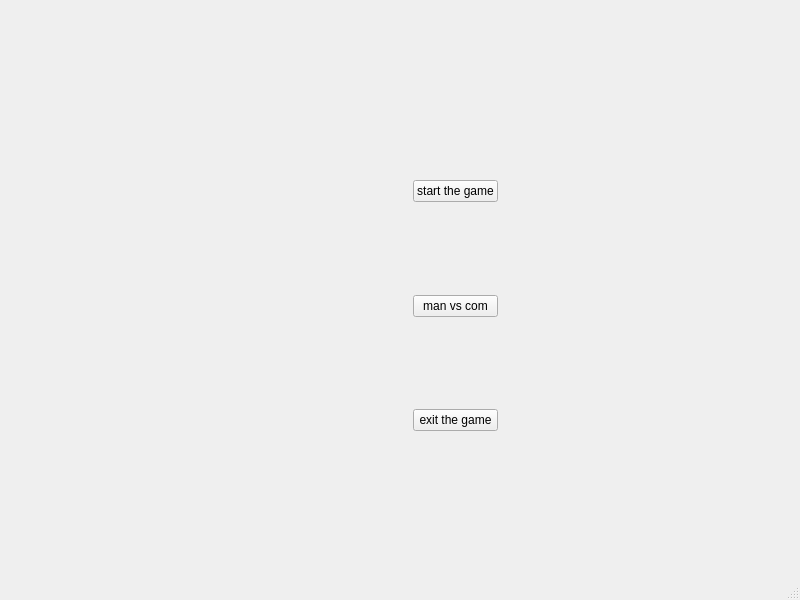
<?xml version="1.0" encoding="UTF-8"?>
<ui version="4.0">
 <class>MainWindow</class>
 <widget class="QMainWindow" name="MainWindow">
  <property name="geometry">
   <rect>
    <x>0</x>
    <y>0</y>
    <width>800</width>
    <height>600</height>
   </rect>
  </property>
  <property name="windowTitle">
   <string>MainWindow</string>
  </property>
  <widget class="QWidget" name="centralwidget">
   <widget class="QWidget" name="widget" native="true">
    <property name="geometry">
     <rect>
      <x>320</x>
      <y>180</y>
      <width>271</width>
      <height>251</height>
     </rect>
    </property>
    <layout class="QGridLayout" name="gridLayout">
     <item row="3" column="1">
      <spacer name="verticalSpacer_2">
       <property name="orientation">
        <enum>Qt::Vertical</enum>
       </property>
       <property name="sizeHint" stdset="0">
        <size>
         <width>20</width>
         <height>40</height>
        </size>
       </property>
      </spacer>
     </item>
     <item row="0" column="1">
      <widget class="mypushbutton1" name="Startbtn">
       <property name="text">
        <string>start the game</string>
       </property>
      </widget>
     </item>
     <item row="4" column="1">
      <widget class="mypushbutton1" name="Exitbtn">
       <property name="text">
        <string>exit the game</string>
       </property>
      </widget>
     </item>
     <item row="1" column="1">
      <spacer name="verticalSpacer">
       <property name="orientation">
        <enum>Qt::Vertical</enum>
       </property>
       <property name="sizeHint" stdset="0">
        <size>
         <width>20</width>
         <height>40</height>
        </size>
       </property>
      </spacer>
     </item>
     <item row="0" column="2">
      <spacer name="horizontalSpacer_2">
       <property name="orientation">
        <enum>Qt::Horizontal</enum>
       </property>
       <property name="sizeHint" stdset="0">
        <size>
         <width>40</width>
         <height>20</height>
        </size>
       </property>
      </spacer>
     </item>
     <item row="2" column="1">
      <widget class="mypushbutton1" name="Combtn">
       <property name="text">
        <string>man vs com</string>
       </property>
      </widget>
     </item>
     <item row="1" column="0">
      <spacer name="horizontalSpacer">
       <property name="orientation">
        <enum>Qt::Horizontal</enum>
       </property>
       <property name="sizeHint" stdset="0">
        <size>
         <width>40</width>
         <height>20</height>
        </size>
       </property>
      </spacer>
     </item>
    </layout>
   </widget>
  </widget>
  <widget class="QStatusBar" name="statusbar"/>
 </widget>
 <customwidgets>
  <customwidget>
   <class>mypushbutton1</class>
   <extends>QPushButton</extends>
   <header location="global">mypushbutton1.h</header>
  </customwidget>
 </customwidgets>
 <resources/>
 <connections/>
</ui>
